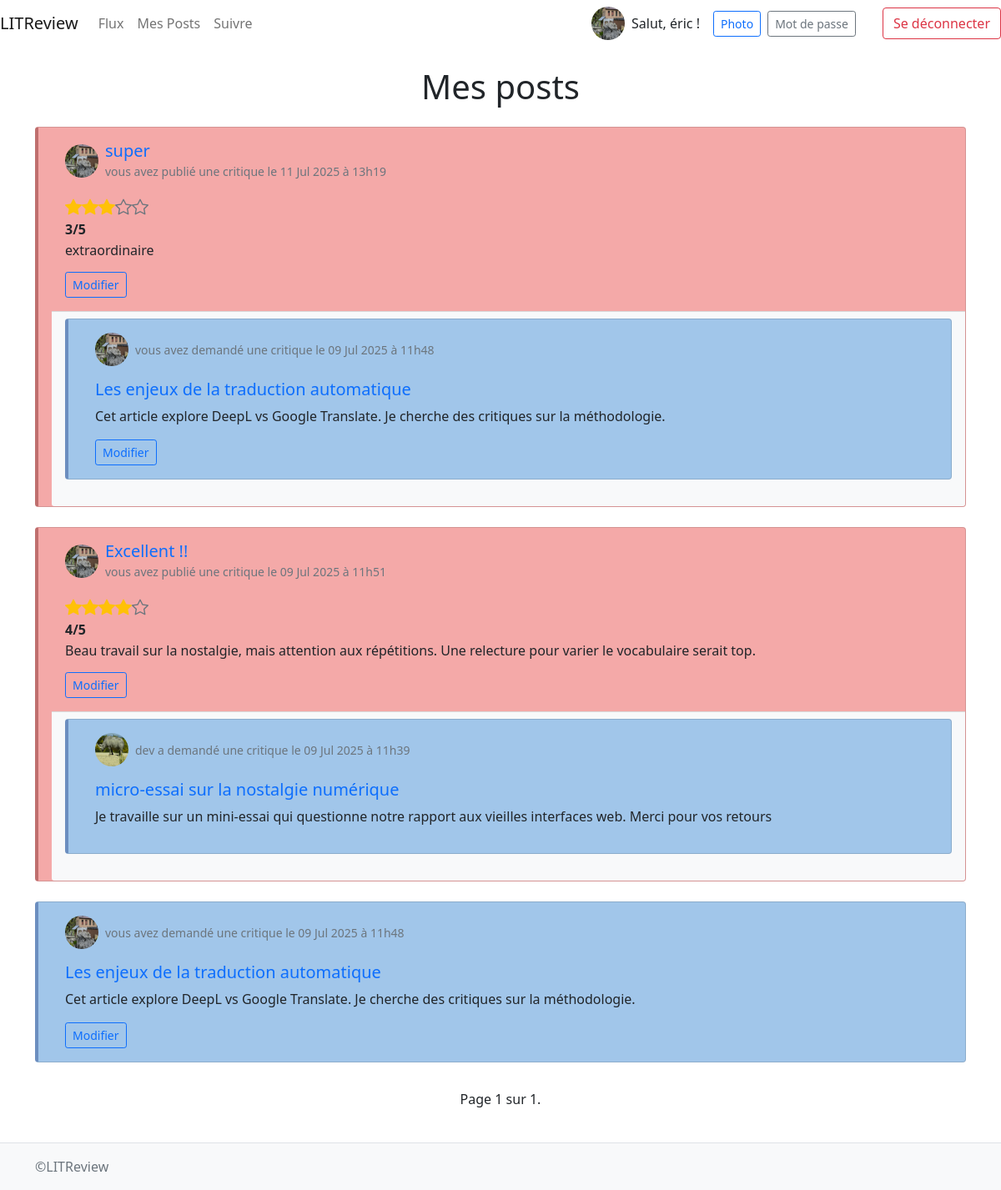
The page /posts (signed in) on the database its author committed.
### authentication/models.py (models this page shows)
class User(AbstractUser):
    profile_photo = models.ImageField(verbose_name='Photo de profil')
    follows = models.ManyToManyField(
        'self',
        symmetrical=False,
        verbose_name='suit',
        related_name='followers'
    )
    blocked = models.ManyToManyField(
        'self',
        symmetrical=False,
        related_name='blocked_by',
        blank=True,
        verbose_name='bloqué',
    )

### blog/models.py (models this page shows, shortened)
class Review(models.Model):
    ticket = models.ForeignKey(to=Ticket, on_delete=models.CASCADE)
    RATING_CHOICES = [(i, f"{i} étoile{'s' if i>1 else ''}") for i in range(1, 6)]
    rating = models.PositiveSmallIntegerField(
        choices=RATING_CHOICES,
        default=3,
        validators=[MinValueValidator(1), MaxValueValidator(5)])
    headline = models.CharField(max_length=128)
    body = models.CharField(max_length=8192, blank=True)
    user = models.ForeignKey(
        to=settings.AUTH_USER_MODEL, on_delete=models.CASCADE)
    time_created = models.DateTimeField(auto_now_add=True)
    update_at = models.DateTimeField(auto_now=True)

class Ticket(models.Model):
    title = models.CharField(max_length=128)
    description = models.CharField(max_length=2048, blank=True)
    user = models.ForeignKey(settings.AUTH_USER_MODEL, on_delete=models.CASCADE)
    image = models.ImageField(blank=True, null=True)
    time_created = models.DateTimeField(auto_now_add=True)
    update_at = models.DateTimeField(auto_now=True)
    IMAGE_MAX_SIZE = (800, 800)

### blog/views.py (the view)
# urls.py: path('posts', blog.views.display_posts, name='posts'),
@login_required
def display_posts(request):
    tickets = models.Ticket.objects.filter(
        user=request.user
    )
    reviews = models.Review.objects.filter(
        user=request.user
    )
    tickets_and_reviews = sorted(
        chain(tickets, reviews),
        key=lambda instance : instance.time_created,
        reverse=True
    )
    paginator = Paginator(tickets_and_reviews, 6)
    page_number = request.GET.get('page')
    page_obj = paginator.get_page(page_number)
    context = {
        'page_obj': page_obj,
        'show_edit': True,
    }
    return render(request,
                  'blog/posts.html', context=context)

### blog/templatetags/blog_extras.py (called while the page is built, shortened)
@register.filter
def model_type(value):
    return type(value).__name__

@register.simple_tag(takes_context=True)
def get_poster_display(context, user):
    if user == context['user']:
        return 'vous avez'
    return user.username + ' a'

@register.simple_tag
def get_posted_at_display(posted_at):
    seconds_ago = (timezone.now() - posted_at).total_seconds()
    if seconds_ago <= HOUR:
        return f'il y a {int(seconds_ago // MINUTE)} minutes'
    if seconds_ago <= DAY:
        return f'il y a {int(seconds_ago // HOUR)} heures.'
    return f'le {posted_at.strftime("%d %b %Y à %Hh%M")}'

@register.simple_tag
def get_updated_at_display(created_at, updated_at):
    if not updated_at:
        return ''
    if updated_at - created_at < timedelta(seconds=1):
        return ''

@register.filter
def is_reviewed_by(ticket, user):
    return ticket.review_set.filter(user=user).exists()

@register.filter
def is_author(instance, user):
    return instance.user == user

@register.filter
def to_int(value):
    try:
        return int(value)
    except (TypeError, ValueError):
        return 0

### blog/templates/blog/posts.html (shortened to what this page needs)
{% extends 'base.html' %}
{% load blog_extras %}
{% block content %}
  <h1 class="mb-4 text-center">Mes posts</h1>
    {% for instance in page_obj %}
      {% if instance|model_type == 'Ticket' %}
        {% include 'blog/partials/ticket_snippet.html' with ticket=instance %}
      {% elif instance|model_type == 'Review' %}
        {% include 'blog/partials/review_snippet.html' with review=instance %}
      {% endif %}
    {% endfor %}
  <nav class="d-flex justify-content-center aria-label="page-navigation">
    <span>
      <ul class="pagination">
        <span class="mt-2 mx-2">
          Page {{ page_obj.number }} sur {{ page_obj.paginator.num_pages }}.
        </span>
      </span>
  </nav>
{% endblock content %}

### templates/base.html (shortened to what this page needs)
{% load static %}
<!DOCTYPE html>
<html lang="fr">
<head>
  <link rel="stylesheet" href="https://cdn.jsdelivr.net/npm/bootstrap-icons@1.10.5/font/bootstrap-icons.css">
  <link href="https://cdn.jsdelivr.net/npm/bootstrap@5.0.2/dist/css/bootstrap.min.css"
        rel="stylesheet"
>
  <link rel="stylesheet" href="{% static 'styles.css' %}">
</head>
<body class="d-flex flex-column min-vh-100">
  <nav class="navbar navbar-expand-lg navbar-light bg-light>
    <div class="container-fluid">
      <a class="navbar-brand" href="{% url 'home' %}">LITReview</a>
      <div class="collapse navbar-collapse" id="mainNavbar">
        {% if user.is_authenticated %}
          <ul class="navbar-nav me-auto mb-2 mb-lg-0">
            <li class="nav-item">
              <a class="nav-link" href="{% url 'home' %}">Flux</a>
            </li>
            <li class="nav-item">
              <a class="nav-link" href="{% url 'posts' %}">Mes Posts</a>
            </li>
            <li class="nav-item">
              <a class="nav-link" href="{% url 'follow_users' %}">Suivre</a>
            </li>
          </ul>
          <div class="d-flex align-items-center me-3">
            {% if user.profile_photo %}
              <img src="{{ user.profile_photo.url }}" alt="Avatar" class="rounded-circle me-2" width="40" height="40">
            {% else %}
              <img src="{% static 'images/default_profile.png' %}" alt="Avatar" class="rounded-circle me-2" width="40" height="40">
            {% endif %}
            <span class="me-3">Salut, {{ user.username }} !</span>
            <a href="{% url 'profile_photo_upload' %}"
               class="btn btn-sm btn-outline-primary me-2" title="Changer la photo">Photo</a>
            <a href="{% url 'password_change' %}"
               class="btn btn-sm btn-outline-secondary me-3" title="Changer le mot de passe">Mot de passe</a>
          </div>
          <form class="d-flex" action="{% url 'logout' %}" method="post">
            <button class="btn btn-outline-danger" type="submit">Se déconnecter</button>
          </form>
        {% endif %}
      </div>
  </nav>
  <main class="flex-fill container py-4">
    {% block content %}{% endblock %}
  </main>
  <footer class="bg-light text-center text-lg-start mt-auto py-3 border-top">
    <div class="container d-flex flex-column flex-lg-row align-items-center justify-content-between">
        <span class="text-muted">©LITReview</span>
    </div>
  </footer>
</body>
</html>

### blog/templates/blog/partials/review_snippet.html (shortened to what this page needs)
{% load static %}
{% load blog_extras %}
<div class="card bg-review mb-4">
  <div class="card-body">
    <div class="d-flex align-items-center mb-3">
      {% if review.user.profile_photo %}
        <img src="{{ review.user.profile_photo.url }}" alt="Avatar"
             class="rounded-circle me-2" width="40" height="40">
      {% else %}
        <img src="{% static 'images/default_profile.png' %}" alt="Avatar"
             class="rounded-circle me-2" width="40" height="40">
      {% endif %}
      <div>
        <a href="{% url 'view-review' review.id %}" class="text-decoration-none">
          <h5 class="card-title mb-0">{{ review.headline }}</h5>
        </a>
        <small class="text-muted">
          {% get_poster_display review.user %} publié une critique
          {% get_posted_at_display review.time_created as posted_msg %}
          {{ posted_msg }}
          {% get_updated_at_display review.time_created review.update_at as updated_msg %}
        </small>
      </div>
    </div>
  <div class="d-inline-flex align-items-center">
    {% for i in "12345" %}
      {% with val=i %}
        {% if val|to_int <= review.rating %}
          <i class="bi bi-star-fill fs-5 text-warning"></i>
        {% else %}
          <i class="bi bi-star fs-5 text-secondary"></i>
        {% endif %}
      {% endwith %}
    {% endfor %}
  </div>
    <p class="mb-1"><strong>{{ review.rating }}/5</strong></p>
    <h6 class="mb-3">{{ review.body }}</h6>
    {% if show_edit and review|is_author:user %}
      <a href="{% url 'edit_review' review.id %}"
         class="btn btn-sm btn-outline-primary">
        Modifier
      </a>
    {% endif %}
  </div>
  {% if review.ticket %}
    <div class="card-footer bg-light">
      {% include 'blog/partials/ticket_snippet.html' with ticket=review.ticket %}
    </div>
  {% endif %}
</div>

### blog/templates/blog/partials/ticket_snippet.html (shortened to what this page needs)
{% load static %}
{% load blog_extras %}
<div class="card bg-ticket mb-4">
  <div class="card-body">
    <div class="d-flex align-items-center mb-3">
      {% if ticket.user.profile_photo %}
        <img src="{{ ticket.user.profile_photo.url }}" alt="Avatar"
             class="rounded-circle me-2" width="40" height="40">
      {% else %}
        <img src="{% static 'images/default_profile.png' %}" alt="Avatar"
             class="rounded-circle me-2" width="40" height="40">
      {% endif %}
      <small class="text-muted">
        {% get_poster_display ticket.user %}  demandé une critique
        {% get_posted_at_display ticket.time_created as posted_msg %}
        {{ posted_msg }}
      </small>
    </div>
    <a href="{% url 'view-ticket' ticket.id %}" class="text-decoration-none">
      <h5 class="card-title">{{ ticket.title }}</h5>
    </a>
    <p class="card-text">{{ ticket.description }}</p>
    <div class="mt-3">
      {% if show_edit and ticket|is_author:user %}
        <a href="{% url 'edit_ticket' ticket.id %}"
           class="btn btn-sm btn-outline-primary me-2">
          Modifier
        </a>
      {% endif %}
    </div>
  </div>
</div>

### static/styles.css (style rules this page uses)
.bg-ticket { background-color: #A1C6EA; border-left: 4px solid #6C8EBF; position: relative; padding-left: 1rem; }
.bg-review { background-color: #F4A9A8; border-left: 4px solid #BF6F6E; position: relative; padding-left: 1rem; }

### rows shown on the page
User: profile_photo (picture), username "éric"
Review: user.profile_photo (picture), headline "super", user "vous avez", posted_msg "le 11 Jul 2025 à 13h19", rating "3", body "extraordinaire", shows "Modifier", posted_msg "le 09 Jul 2025 à 11h48"
Ticket: user "vous avez", title "Les enjeux de la traduction automatique", description "Cet article explore DeepL vs Google Translate. Je cherche des critiques sur la méthodologie.", user.profile_photo (picture), posted_msg "le 09 Jul 2025 à 11h48", shows "Modifier"
Review: user.profile_photo (picture), headline "Excellent !!", user "vous avez", posted_msg "le 09 Jul 2025 à 11h51", rating "4", body "Beau travail sur la nostalgie, mais attention aux répétitions. Une relecture pour varier le vocabulaire serait top.", shows "Modifier", posted_msg "le 09 Jul 2025 à 11h39"
Ticket: user.username "dev a", title "micro-essai sur la nostalgie numérique", description "Je travaille sur un mini-essai qui questionne notre rapport aux vieilles interfaces web. Merci pour vos retours"

### other values the page prints
{{ page_obj.number }} "1"
{{ page_obj.paginator.num_pages }} "1"
